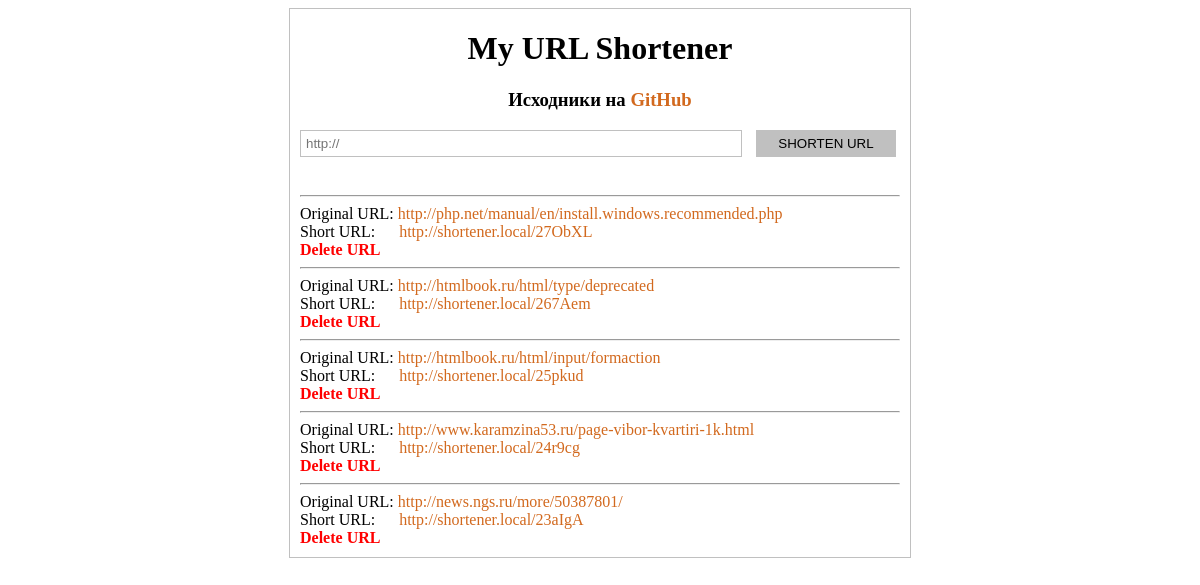
The page / on the database its author committed.
### tables this page shows
CREATE TABLE `links` (
  `id` int(11) NOT NULL,
  `url` varchar(100) DEFAULT NULL,
  `code` varchar(10) DEFAULT NULL,
  `short_url` varchar(50) DEFAULT NULL
);

### index.php (the view, shortened to what this page needs)
<!DOCTYPE html>
<html>
	<head>
		<link rel="stylesheet" href="css/styles.css">
	</head>
	<body>
		<div id="main_container">
			<h1>
				My URL Shortener
			</h1>
			<h3>
				Исходники на <a href="https://github.com/aleksey-nsk/url_shortener">GitHub</a>
			</h3>
			<form method="POST" action="handler.php">
				<input type="url" name="original_url" placeholder="http://" autocomplete="on">
				<input type="submit" value="SHORTEN URL">
			</form>
			<div id="message">
			</div>
			<div id="urls">
				<?php
					$host = 'localhost';
					$user = 'root';
					$password = '';
					$database = 'shortener';
					$mysqli = new mysqli($host, $user, $password, $database);
					$stmt = $mysqli->query("SELECT id, url, short_url
											FROM links
											ORDER BY id DESC");
					$num = $stmt->num_rows;
					for($i=0; $i<$num; $i++)
					{
						$row = $stmt->fetch_assoc();
						$id = $row['id'];
						$url = $row['url'];
						$short_url = $row['short_url'];
						echo "<hr>" .
							 "Original URL: " . "<a href=$url target='_blank'>" . $url . "</a>" .
							 "<br>" .
							 "Short URL: &nbsp&nbsp&nbsp&nbsp&nbsp" .
							 "<a href=$url target='_blank'>" . $short_url . "</a>" .
							 "<br>" .
							 "<a class='del' href='delete.php?id=$id'>Delete URL</a>";
					}
				?>
			</div>
		</div>
	</body>
</html>

### css/styles.css (style rules this page uses)
#main_container { border: 1px solid Silver; width: 600px; padding-left: 10px; padding-right: 10px; margin: auto; }
h1 { text-align: center; font-family: "Comic Sans MS"; }
h3 { text-align: center; font-family: "Comic Sans MS"; }
h3 a { text-decoration: none; color: Chocolate; }
form { margin-bottom: 10px; }
input[type="url"] { border: 1px solid Silver; width: 430px; padding: 5px; margin-right: 10px; }
input[type="submit"] { border: 1px solid Silver; background-color: Silver; width: 140px; padding: 5px; }
#message { height: 20px; color: Red; }
#urls { margin-bottom: 10px; }
#urls a { text-decoration: none; color: Chocolate; }
#urls .del { color: Red; font-weight: bold; }

### rows shown on the page
links: url "http://php.net/manual/en/install.windows.recommended.php", short_url "http://shortener.local/27ObXL"
links: url "http://htmlbook.ru/html/type/deprecated", short_url "http://shortener.local/267Aem"
links: url "http://htmlbook.ru/html/input/formaction", short_url "http://shortener.local/25pkud"
links: url "http://www.karamzina53.ru/page-vibor-kvartiri-1k.html", short_url "http://shortener.local/24r9cg"
links: url "http://news.ngs.ru/more/50387801/", short_url "http://shortener.local/23aIgA"
